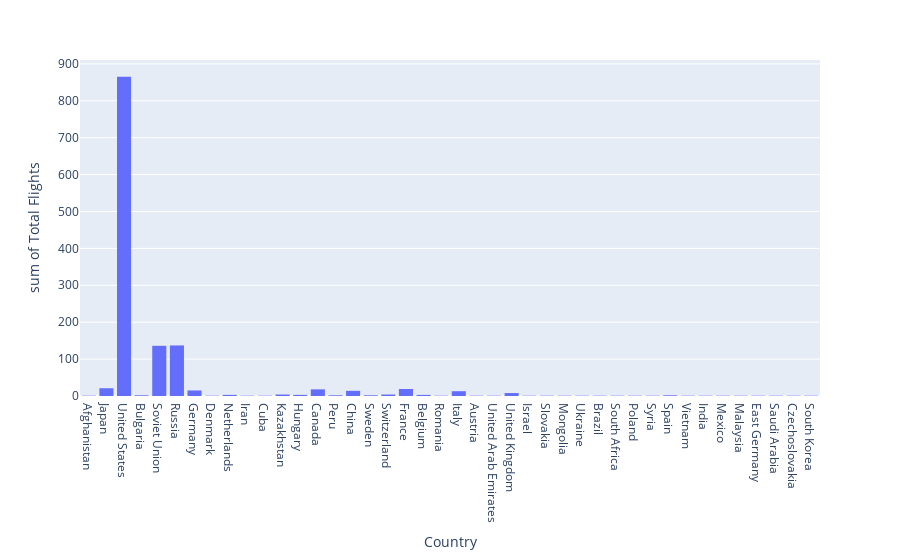

The code cell stored with this chart in its notebook:
### Code cell
import plotly.express as px
fig = px.histogram(
                astro, 
                x='Country',
                y='Total Flights',
                nbins=100)
fig.show()

### Figure 1 — Plotly figure (JSON) as saved in the notebook; plotly's stock layout.template omitted (floating-point values rounded to 4 significant figures; data arrays with more than 128 entries replaced by an {"elided": "..."} marker saying what was removed)
{"data": [{"alignmentgroup": "True", "bingroup": "x", "histfunc": "sum", "hovertemplate": "Country=%{x}<br>sum of Total Flights=%{y}<extra></extra>", "legendgroup": "", "marker": {"color": "#636efa", "pattern": {"shape": ""}}, "name": "", "nbinsx": 100, "offsetgroup": "", "orientation": "v", "showlegend": false, "type": "histogram", "x": {"elided": "570 str values"}, "xaxis": "x", "y": {"elided": "570 int values"}, "yaxis": "y"}], "layout": {"barmode": "relative", "legend": {"tracegroupgap": 0}, "margin": {"t": 60}, "xaxis": {"anchor": "y", "domain": [0, 1], "title": {"text": "Country"}}, "yaxis": {"anchor": "x", "domain": [0, 1], "title": {"text": "sum of Total Flights"}}}}
